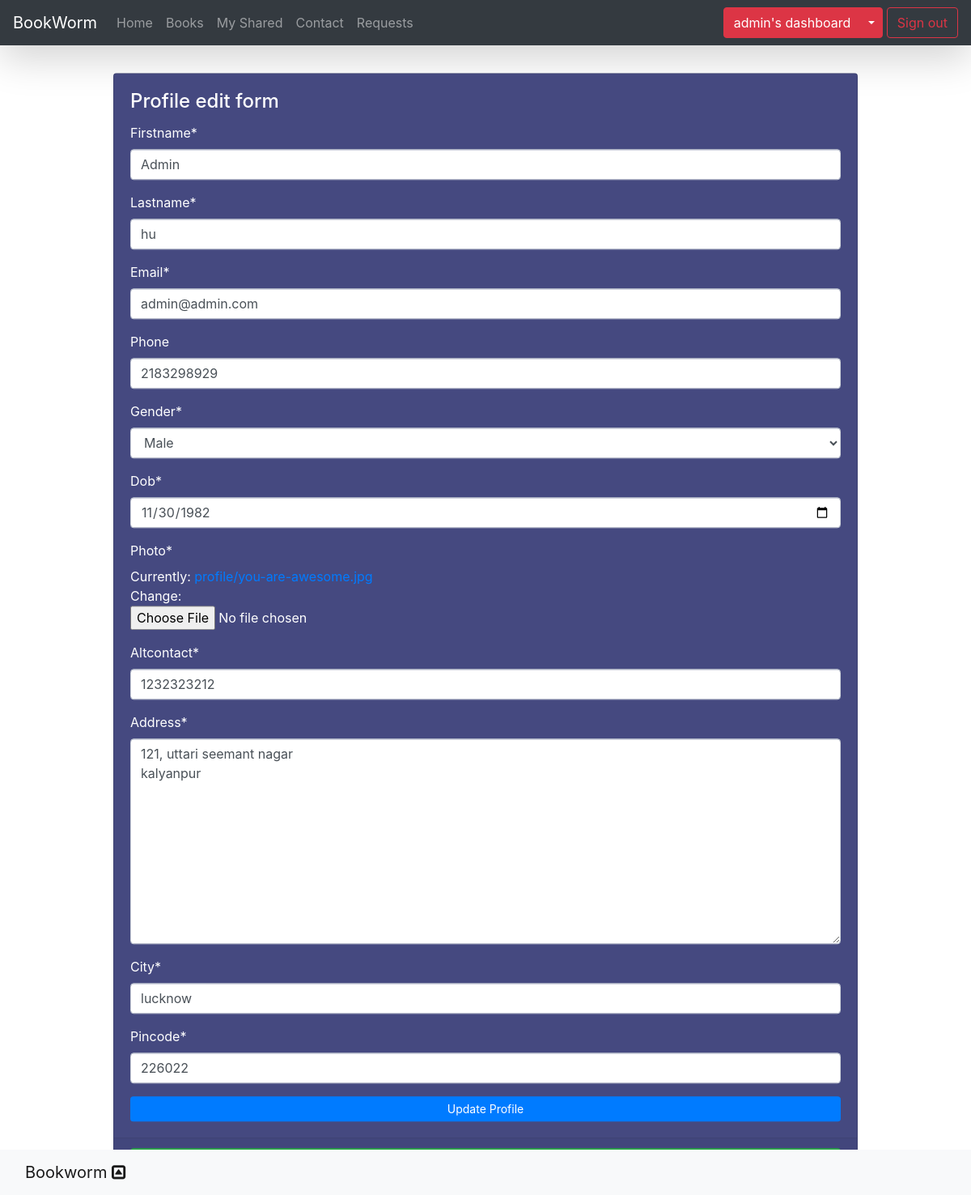
Page /profile/edit/ (signed in) on the committed database.
### app/models.py (models this page shows, shortened)
class Profile(models.Model):
    GENDER_CHOICES = (
            ('Male','Male'),
            ('Female','Female'),
            ('Others','Others'),
    )
    phoneregex = RegexValidator(regex=r'^\+?1?\d{9,15}$', message="Phone number must be entered in the format: '+999999999'. Up to 15 digits allowed.")
    user = OneToOneField(User, on_delete=models.CASCADE)
    firstname = models.CharField(max_length = 50)
    lastname = models.CharField(max_length = 50)
    email = models.EmailField(max_length = 254)
    phone = models.CharField(max_length=15, validators=[phoneregex], blank=True)
    gender = models.CharField(max_length = 50, choices= GENDER_CHOICES)
    dob = models.DateField(max_length=10)
    photo = models.ImageField(upload_to = 'profile' )
    altcontact = models.CharField(max_length = 12)
    address = models.TextField(max_length =80)
    city = models.CharField(max_length = 30)
    pincode = models.IntegerField()

### app/views.py (the view, shortened to what this page needs)
# urls.py: path('profile/edit/',views.profile_edit,name='profile_edit'),
@login_required
def profile_edit(request):
    try:
        profile = Profile.objects.get(user=request.user)
        form = ProfileForm(instance=profile)
    except:
        profile = None
        form = ProfileForm()
    ctx ={
        'title':'profile edit',
        'form':form,
    }
    return render(request,'users/edit_profile.html',context= ctx)

### app/forms.py
class ProfileForm(forms.ModelForm):
    class Meta:
        model = Profile
        fields = ('firstname','lastname','email','phone','gender','dob','photo','altcontact','address','city','pincode')
        widgets = {
            'dob': forms.DateInput(attrs={'class': 'datepicker', 'id': 'data_input','type':'date'})
        }

### templates/users/edit_profile.html (shortened to what this page needs)
{% extends 'layout/base.html' %}
{% load static %}
{% load crispy_forms_tags %}
{% block content %}
<div class="container">
    <div class="row my-5">
        <div class="col-lg-10 col-sm-6 mx-auto formarea">
            <div class="card text-white" style="background-color: rgb(69, 73, 128);">
                <div class="card-body">
                    <h4 class="card-title">Profile edit form</h4>
                    <form method="post" enctype="multipart/form-data">
                        {{form|crispy}}
                        <button  class="btn btn-primary btn-sm btn-block">Update Profile</button>
                    </form>
                </div>
                <div class="card-footer">
                    <a  class="btn btn-success btn-sm btn-block" href="{% url 'dashboard' %}"> back</a>
                </div>
            </div>
        </div>
    </div>
</div>
{% endblock content %}

### templates/includes/navigation.html (shortened to what this page needs)
<nav class="navbar navbar-expand-lg navbar-dark shadow-lg bg-dark" style="background-color: rgba(255, 255, 255, 0.144);">
    <a class="navbar-brand" href="{% url 'home' %}">BookWorm</a>
    <div class="collapse navbar-collapse" id="navbarNavDropdown">
        <ul class="navbar-nav">
            <li class="nav-item">
                <a class="nav-link" href="{% url 'home' %}">Home <span class="sr-only">(current)</span></a>
            </li>
            <li class="nav-item">
                <a class="nav-link" href="{% url 'book_list' %}">Books <span class="sr-only">(current)</span></a>
            </li>
            <li class="nav-item">
                <a class="nav-link" href="{% url 'share_list' %}">My Shared<span class="sr-only">(current)</span></a>
            </li>
            <li class="nav-item">
                <a class="nav-link" href="{% url 'contact' %}">Contact <span class="sr-only">(current)</span></a>
            </li>
            <li class="nav-item">
                <a class="nav-link" href="{% url 'request_list' %}">Requests <span class="sr-only">(current)</span></a>
            </li>
        </ul>
        <div class="ml-md-auto">
            {% if user.is_authenticated  %}
            <div class="btn-group">
                <a class="btn btn-danger" href="{% url 'dashboard' %}">{{user.username}}'s dashboard</a>
                {% if user.is_superuser %}
                <button type="button" class="btn btn-danger dropdown-toggle dropdown-toggle-split" data-toggle="dropdown" aria-haspopup="true" aria-expanded="false">
                </button>
                {% endif %}
            </div>
            <a class="btn btn-outline-danger" href="{% url 'logout' %}">Sign out</a>
            {% else %}
            <a class="btn btn-warning nav-link " href="{% url 'login' %}"><i class="fa fa-user-circle" aria-hidden="true"></i> Sign In</a>
            {% endif %}
        </div>
    </div>
</nav>

### templates/users/edit_profile.html (style rules this page uses)
body { height: 100vh; background-size: cover; }

### rows in the picture
Profile: firstname "Admin", lastname "hu", email "admin@admin.com", phone "2183298929", gender "Male", dob "11/30/1982", altcontact "1232323212", address "121, uttari seemant nagar kalyanpur", city "lucknow", pincode "226022"

### other values in the picture
{{ user.username }} "admin"
